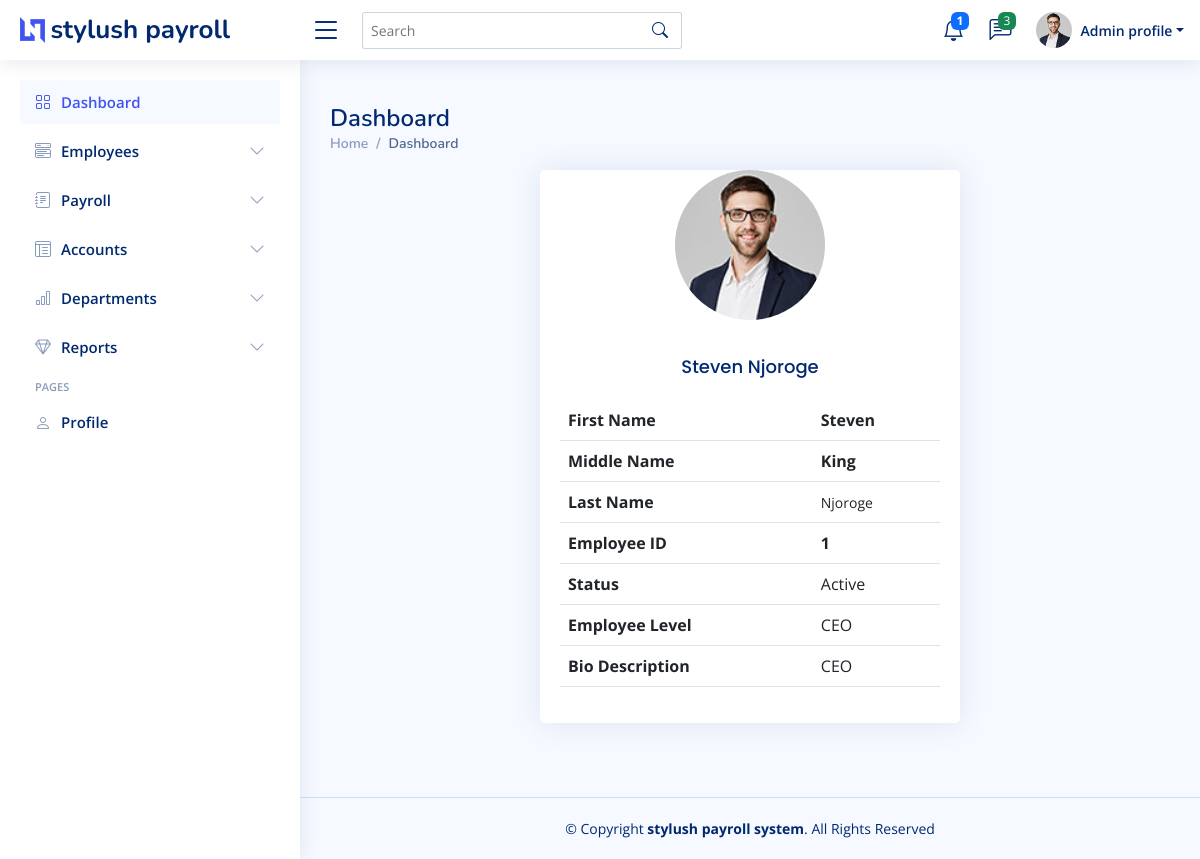
Screenshot of /home/profile/ (signed in) with the database file from the repository.
### first/models.py (models this page shows)
class Manager(models.Model):
    MANAGER_STATUS = (
        ('ACTIVE','Active'),
        ('DORMANT','Dormant'),
    )
    EMPLOYEE_LEVER = (
        ('CEO', 'CEO'),
        ('MANAGER', 'Manager'),
    )
    employee_id = models.IntegerField()
    first_name = models.CharField(max_length=255,blank=True)
    middle_name = models.CharField(max_length=255,blank=True)
    last_name = models.CharField(max_length=255,blank=True)
    username = models.CharField(max_length=128,blank=True)
    password = models.IntegerField()
    confirm_password = models.IntegerField()
    status = models.CharField(max_length=50, choices=MANAGER_STATUS)
    employee_level = models.CharField(max_length=100, choices=EMPLOYEE_LEVER)
    profile_image = models.ImageField(upload_to='upload/',  default = 'a.png',  blank=True, null=True)
    bio_descrption = models.TextField(blank=True)

### first/views.py (the view)
# urls.py: path('profile/', views.profile, name='profile'),
@login_required
def profile(request):
    managers =  Manager.objects.all()
    context = {
        'managers' : managers
    }
    return render(request, 'Dashboard/profile.html', context)

### first/templates/Dashboard/profile.html (shortened to what this page needs)
<!DOCTYPE html>
{% load static %}
<html lang="en">
<head>
  <link href="{% static 'vendor/bootstrap/css/bootstrap.min.css' %}" rel="stylesheet">
  <link href="{% static 'vendor/bootstrap-icons/bootstrap-icons.css' %}" rel="stylesheet">
  <link href="{% static 'vendor/boxicons/css/boxicons.min.css' %}" rel="stylesheet">
  <link href="{% static 'vendor/quill/quill.snow.css' %}" rel="stylesheet">
  <link href="{% static 'vendor/quill/quill.bubble.css' %}" rel="stylesheet">
  <link href="{% static 'vendor/remixicon/remixicon.css' %}" rel="stylesheet">
  <link href="{% static 'vendor/simple-datatables/style.css' %}" rel="stylesheet">
  <link href="{% static 'css/style.css' %}" rel="stylesheet">
</head>
<body>
  <header id="header" class="header fixed-top d-flex align-items-center">
    <div class="d-flex align-items-center justify-content-between">
      <a href="{% url 'index' %}" class="logo d-flex align-items-center">
        <img src="{% static 'img/logo.png'  %}" alt="">
        <span class="d-none d-lg-block">stylush payroll</span>
      </a>
      <i class="bi bi-list toggle-sidebar-btn"></i>
    </div>
    <div class="search-bar">
      <form class="search-form d-flex align-items-center" method="POST" action="#">
        <input type="text" name="query" placeholder="Search" title="Enter search keyword">
        <button type="submit" title="Search"><i class="bi bi-search"></i></button>
      </form>
    </div>
    <nav class="header-nav ms-auto">
      <ul class="d-flex align-items-center">
        <li class="nav-item dropdown">
          <a class="nav-link nav-icon" href="#" data-bs-toggle="dropdown">
            <i class="bi bi-bell"></i>
            <span class="badge bg-primary badge-number"><b>1</b></span>
          </a>
        </li>
        <li class="nav-item dropdown">
          <a class="nav-link nav-icon" href="#" data-bs-toggle="dropdown">
            <i class="bi bi-chat-left-text"></i>
            <span class="badge bg-success badge-number">3</span>
          </a>
        </li>
        <li class="nav-item dropdown pe-3">
          <a class="nav-link nav-profile d-flex align-items-center pe-0" href="#" data-bs-toggle="dropdown">
            <img src="{% static 'img/profile-img.jpg'   %}" alt="Profile" class="rounded-circle">
            <span class="d-none d-md-block dropdown-toggle ps-2">Admin profile</span>
          </a>
        </li>
      </ul>
    </nav>
  </header>
  <aside id="sidebar" class="sidebar">
    <ul class="sidebar-nav" id="sidebar-nav">
      <li class="nav-item">
        <a class="nav-link " href="{% url 'index' %}">
          <i class="bi bi-grid"></i>
          <span>Dashboard</span>
        </a>
      </li>
      <li class="nav-item">
        <a class="nav-link collapsed" data-bs-target="#components-nav" data-bs-toggle="collapse" href="#">
          <i class="bi bi-menu-button-wide"></i><span>Employees</span><i class="bi bi-chevron-down ms-auto"></i>
        </a>
      </li>
      <li class="nav-item">
        <a class="nav-link collapsed" data-bs-target="#forms-nav" data-bs-toggle="collapse" href="#">
          <i class="bi bi-journal-text"></i><span>Payroll</span><i class="bi bi-chevron-down ms-auto"></i>
        </a>
      </li>
      <li class="nav-item">
        <a class="nav-link collapsed" data-bs-target="#tables-nav" data-bs-toggle="collapse" href="#">
          <i class="bi bi-layout-text-window-reverse"></i><span>Accounts</span><i class="bi bi-chevron-down ms-auto"></i>
        </a>
      </li>
      <li class="nav-item">
        <a class="nav-link collapsed" data-bs-target="#charts-nav" data-bs-toggle="collapse" href="#">
          <i class="bi bi-bar-chart"></i><span>Departments</span><i class="bi bi-chevron-down ms-auto"></i>
        </a>
      </li>
      <li class="nav-item">
        <a class="nav-link collapsed" data-bs-target="#icons-nav" data-bs-toggle="collapse" href="#">
          <i class="bi bi-gem"></i><span>Reports</span><i class="bi bi-chevron-down ms-auto"></i>
        </a>
      </li>
      <li class="nav-heading">Pages</li>
      <li class="nav-item">
        <a class="nav-link collapsed" href="{% url 'profile'   %}">
          <i class="bi bi-person"></i>
          <span>Profile</span>
        </a>
      </li>
    </ul>
  </aside>
                                           END SIDE BAR
<main id="main" class="main">
  <div class="pagetitle">
    <h1>Dashboard</h1>
    <nav>
      <ol class="breadcrumb">
        <li class="breadcrumb-item"><a href="{% url 'index' %}">Home</a></li>
        <li class="breadcrumb-item active">Dashboard</li>
      </ol>
    </nav>
  </div>
  <section class="section dashboard">
    <div class="row">
      <div class="container ">
        <div class="col">
          <div class="col-md-6 offset-md-3">
            <div class="card">
              <div class="card-body">
                <div class="text-center">
                  <img src="{% static 'img/profile-img.jpg'   %}" class="img-fluid rounded-circle" alt="Profile Image" style="width: 150px; height: 150px;">
                </div>
               <div>
                {% for manager in managers %}
                <h3 class="card-title text-center mt-3">{{ manager.first_name }} {{ manager.last_name }}</h3>
                <table class="table">
                  <tbody>
                    <tr>
                      <th>First Name</th>
                      <td><b>{{ manager.first_name }}</b></td>
                    </tr>
                    <tr>
                      <th>Middle Name</th>
                      <td><b>{{ manager.middle_name }}</b></td>
                    </tr>
                    <tr>
                      <th>Last Name</th>
                      <td><small>{{ manager.last_name }}</small></td>
                    </tr>
                    <tr>
                      <th>Employee ID</th>
                      <td><b>{{ manager.employee_id }}</b></td>
                    </tr>
                    <tr>
                      <th>Status</th>
                      <td>Active</td>
                    </tr>
                    <tr>
                      <th>Employee Level</th>
                      <td>CEO</td>
                    </tr>
                    <tr>
                      <th>Bio Description</th>
                      <td>{{ manager.bio_descrption }}</td>
                    </tr>
                  </tbody>
                </table>
                {% endfor %}
               </div>
              </div>
            </div>
          </div>
        </div>
      </div>
    </div>
  </section>
</main>
  <footer id="footer" class="footer">
    <div class="copyright">
      &copy; Copyright <strong><span>stylush payroll system</span></strong>. All Rights Reserved
    </div>
  </footer>
</body>
</html>

### static/css/style.css (style rules this page uses)
:root { scroll-behavior: smooth; }
body { font-family: "Open Sans", sans-serif; background: #f6f9ff; color: #444444; }
a { color: #4154f1; text-decoration: none; }
h1, h2, h3, h4, h5, h6 { font-family: "Nunito", sans-serif; }
#main { margin-top: 60px; padding: 20px 30px; transition: all 0.3s; }
.pagetitle { margin-bottom: 10px; }
.pagetitle h1 { font-size: 24px; margin-bottom: 0; font-weight: 600; color: #012970; }
.card { margin-bottom: 30px; border: none; border-radius: 5px; box-shadow: 0px 0 30px rgba(1, 41, 112, 0.1); }
.card-title { padding: 20px 0 15px 0; font-size: 18px; font-weight: 500; color: #012970; font-family: "Poppins", sans-serif; }
.card-body { padding: 0 20px 20px 20px; }
.breadcrumb { font-size: 14px; font-family: "Nunito", sans-serif; color: #899bbd; font-weight: 600; }
.breadcrumb a { color: #899bbd; transition: 0.3s; }
.breadcrumb .breadcrumb-item::before { color: #899bbd; }
.breadcrumb .active { color: #51678f; font-weight: 600; }
.logo { line-height: 1; }
@media (min-width: 1200px) { .logo { width: 280px; } }
.logo img { max-height: 26px; margin-right: 6px; }
.logo span { font-size: 26px; font-weight: 700; color: #012970; font-family: "Nunito", sans-serif; }
.header { transition: all 0.5s; z-index: 997; height: 60px; box-shadow: 0px 2px 20px rgba(1, 41, 112, 0.1); background-color: #fff; padding-left: 20px; }
.header .toggle-sidebar-btn { font-size: 32px; padding-left: 10px; cursor: pointer; color: #012970; }
.header .search-bar { min-width: 360px; padding: 0 20px; }
.header .search-form { width: 100%; }
.header .search-form input { border: 0; font-size: 14px; color: #012970; border: 1px solid rgba(1, 41, 112, 0.2); padding: 7px 38px 7px 8px; border-radius: 3px; transition: 0.3s; width: 100%; }
.header .search-form button { border: 0; padding: 0; margin-left: -30px; background: none; }
.header .search-form button i { color: #012970; }
.header-nav ul { list-style: none; }
.header-nav>ul { margin: 0; padding: 0; }
.header-nav .nav-icon { font-size: 22px; color: #012970; margin-right: 25px; position: relative; }
.header-nav .nav-profile { color: #012970; }
.header-nav .nav-profile img { max-height: 36px; }
.header-nav .nav-profile span { font-size: 14px; font-weight: 600; }
.header-nav .badge-number { position: absolute; inset: -2px -5px auto auto; font-weight: normal; font-size: 12px; padding: 3px 6px; }
.sidebar { position: fixed; top: 60px; left: 0; bottom: 0; width: 300px; z-index: 996; transition: all 0.3s; padding: 20px; overflow-y: auto; scrollbar-width: thin; scrollbar-color: #aab7cf transparent; box-shadow: 0px 0px 20px rgba(1, 41, 112, 0.1); background-color: #fff; }
@media (min-width: 1200px) { #main, #footer { margin-left: 300px; } }
.sidebar-nav { padding: 0; margin: 0; list-style: none; }
.sidebar-nav li { padding: 0; margin: 0; list-style: none; }
.sidebar-nav .nav-item { margin-bottom: 5px; }
.sidebar-nav .nav-heading { font-size: 11px; text-transform: uppercase; color: #899bbd; font-weight: 600; margin: 10px 0 5px 15px; }
.sidebar-nav .nav-link { display: flex; align-items: center; font-size: 15px; font-weight: 600; color: #4154f1; transition: 0.3; background: #f6f9ff; padding: 10px 15px; border-radius: 4px; }
.sidebar-nav .nav-link i { font-size: 16px; margin-right: 10px; color: #4154f1; }
.sidebar-nav .nav-link.collapsed { color: #012970; background: #fff; }
.sidebar-nav .nav-link.collapsed i { color: #899bbd; }
.sidebar-nav .nav-link .bi-chevron-down { margin-right: 0; transition: transform 0.2s ease-in-out; }
.footer { padding: 20px 0; font-size: 14px; transition: all 0.3s; border-top: 1px solid #cddfff; }
.footer .copyright { text-align: center; color: #012970; }

### rows the page displays
Manager: first_name "Steven", last_name "Njoroge", middle_name "King", employee_id "1", bio_descrption "CEO"
